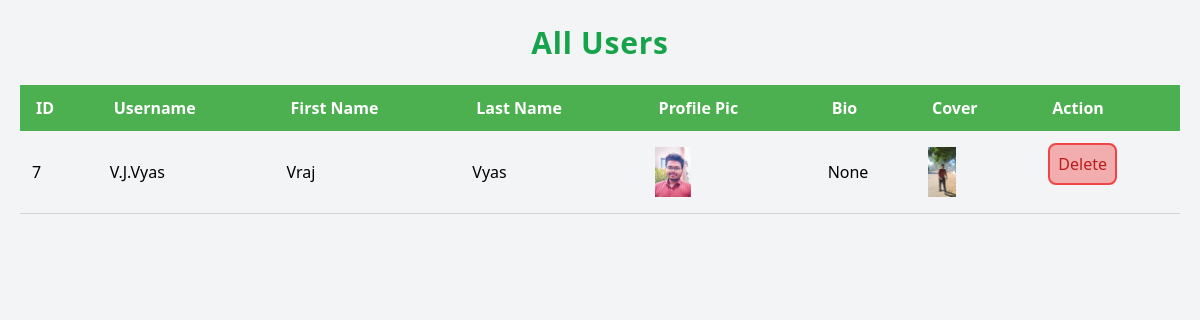
/users/, run on the app's committed database.
### Media/models.py (models this page shows, shortened)
class User(AbstractUser):
    profile_pic = models.ImageField(upload_to='profile_pic/')
    bio = models.TextField(max_length=160, blank=True, null=True)
    cover = models.ImageField(upload_to='covers/', blank=True)
    groups = models.ManyToManyField(
        'auth.Group',
        related_name='media_user_set',  # Custom related_name for the reverse accessor
        blank=True
    )
    user_permissions = models.ManyToManyField(
        'auth.Permission',
        related_name='media_user_permissions',  # Custom related_name for the reverse accessor
        blank=True
    )

### Media/views.py (the view)
# urls.py: path('users/', views.get_all_users, name='get_all_users'),
def get_all_users(request):
    users = User.objects.all()
    return render(request, 'Media/display.html', {'users': users})

### Media/templates/Media/display.html (shortened to what this page needs)
{% load static %}
{% load static tailwind_tags %}
<html lang="en">
<head>
    {% tailwind_css %}
</head>
<body class="font-arial bg-gray-100 m-0 p-5">
    <h1 class="text-center text-[30px] text-green-600 font-bold font-sans tracking-wide">All Users</h1>
    <table class="w-full border-collapse mt-5">
        <thead>
            <tr>
                <th class="bg-[#4CAF50] text-white py-3 px-4 text-left">ID</th>
                <th class="bg-[#4CAF50] text-white py-3 px-4 text-left">Username</th>
                <th class="bg-[#4CAF50] text-white py-3 px-4 text-left">First Name</th>
                <th class="bg-[#4CAF50] text-white py-3 px-4 text-left">Last Name</th>
                <th class="bg-[#4CAF50] text-white py-3 px-4 text-left">Profile Pic</th>
                <th class="bg-[#4CAF50] text-white py-3 px-4 text-left">Bio</th>
                <th class="bg-[#4CAF50] text-white py-3 px-4 text-left">Cover</th>
                <th class="bg-[#4CAF50] text-white py-3 px-4 text-left">Action</th>
            </tr>
        </thead>
        <tbody>
            {% for user in users %}
            <tr class=" even:bg-gray-100">
                <td class="px-3 py-3 text-left border-b border-gray-300">{{ user.id }}</td>
                <td class="px-3 py-3 text-left border-b border-gray-300">{{ user.username }}</td>
                <td class="px-3 py-3 text-left border-b border-gray-300">{{ user.first_name }}</td>
                <td class="px-3 py-3 text-left border-b border-gray-300">{{ user.last_name }}</td>
                <td class="px-3 py-3 text-left border-b border-gray-300">
                    {% if user.profile_pic %}
                        <img src="{{ user.profile_pic.url }}" alt="Profile Pic" class="max-w-[50px] max-h-[50px] object-cover">
                    {% else %}
                        No Image
                    {% endif %}
                </td>
                <td class="px-3 py-3 text-left border-b border-gray-300">{{ user.bio }}</td>
                <td class="px-3 py-3 text-left border-b border-gray-300">
                    {% if user.cover %}
                        <img src="{{ user.cover.url }}" alt="Cover" class="max-w-[50px] max-h-[50px] object-cover">
                    {% else %}
                        No Cover
                    {% endif %}
                </td>
                <td class="px-3 py-3 text-left border-b border-gray-300">
                    <form method="POST" action="{% url 'delete_user' user.id %}" class="delete-form">
                        <button type="submit" class="delete-button bg-red-500 p-2 rounded-lg border-red-500 border-2 bg-opacity-40 backdrop-blur-lg text-red-700">Delete</button>
                    </form>
                </td>
            </tr>
            {% empty %}
            <tr class=" text-center">
                <td colspan="8" class="empty-message">No users available</td>
            </tr>
            {% endfor %}
        </tbody>
    </table>
</body>
</html>

### data on the page
User: id "7", username "V.J.Vyas", first_name "Vraj", last_name "Vyas", profile_pic (picture), bio "None", cover (picture)
